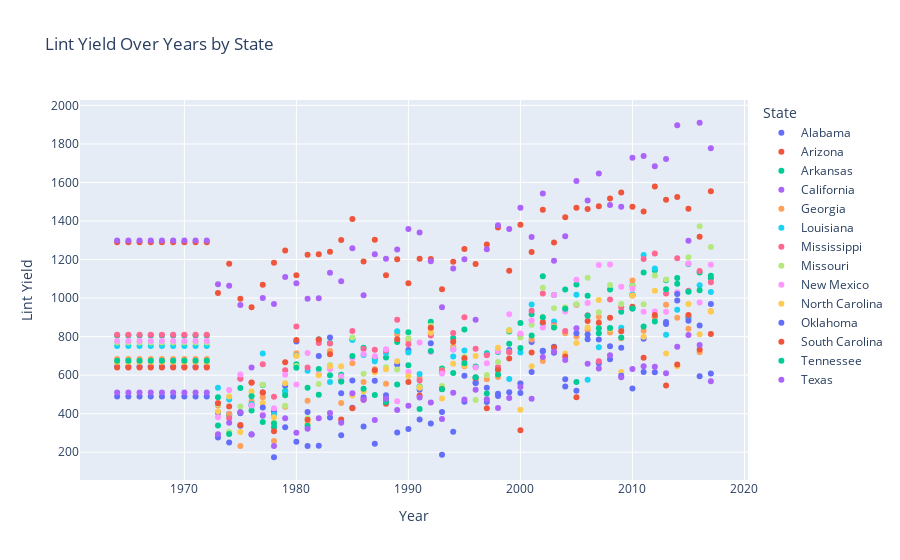

Write notebook code for a chart like this one.
### Code cell
fig = px.scatter(df_cotton, x='Year', y='Lint Yield (Pounds/Harvested Acre)', color='State', 
                 title='Lint Yield Over Years by State', labels={'Lint Yield (Pounds/Harvested Acre)': 'Lint Yield'})
fig
